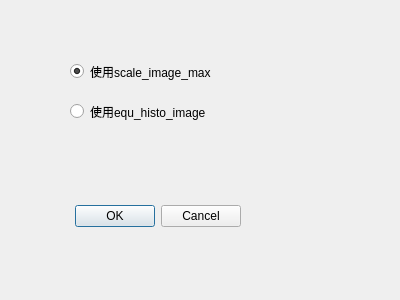
<?xml version="1.0" encoding="UTF-8"?>
<ui version="4.0">
 <class>ScaleMaxDialog</class>
 <widget class="QDialog" name="ScaleMaxDialog">
  <property name="geometry">
   <rect>
    <x>0</x>
    <y>0</y>
    <width>400</width>
    <height>300</height>
   </rect>
  </property>
  <property name="windowTitle">
   <string>Dialog</string>
  </property>
  <widget class="QDialogButtonBox" name="buttonBox">
   <property name="geometry">
    <rect>
     <x>-100</x>
     <y>200</y>
     <width>341</width>
     <height>32</height>
    </rect>
   </property>
   <property name="orientation">
    <enum>Qt::Horizontal</enum>
   </property>
   <property name="standardButtons">
    <set>QDialogButtonBox::Cancel|QDialogButtonBox::Ok</set>
   </property>
  </widget>
  <widget class="QRadioButton" name="radioButton">
   <property name="geometry">
    <rect>
     <x>70</x>
     <y>60</y>
     <width>181</width>
     <height>23</height>
    </rect>
   </property>
   <property name="tabletTracking">
    <bool>true</bool>
   </property>
   <property name="text">
    <string>使用scale_image_max</string>
   </property>
   <property name="checked">
    <bool>true</bool>
   </property>
  </widget>
  <widget class="QRadioButton" name="radioButton_2">
   <property name="geometry">
    <rect>
     <x>70</x>
     <y>100</y>
     <width>181</width>
     <height>23</height>
    </rect>
   </property>
   <property name="text">
    <string>使用equ_histo_image</string>
   </property>
  </widget>
 </widget>
 <resources/>
 <connections>
  <connection>
   <sender>buttonBox</sender>
   <signal>accepted()</signal>
   <receiver>ScaleMaxDialog</receiver>
   <slot>accept()</slot>
   <hints>
    <hint type="sourcelabel">
     <x>248</x>
     <y>254</y>
    </hint>
    <hint type="destinationlabel">
     <x>157</x>
     <y>274</y>
    </hint>
   </hints>
  </connection>
  <connection>
   <sender>buttonBox</sender>
   <signal>rejected()</signal>
   <receiver>ScaleMaxDialog</receiver>
   <slot>reject()</slot>
   <hints>
    <hint type="sourcelabel">
     <x>316</x>
     <y>260</y>
    </hint>
    <hint type="destinationlabel">
     <x>286</x>
     <y>274</y>
    </hint>
   </hints>
  </connection>
 </connections>
</ui>
